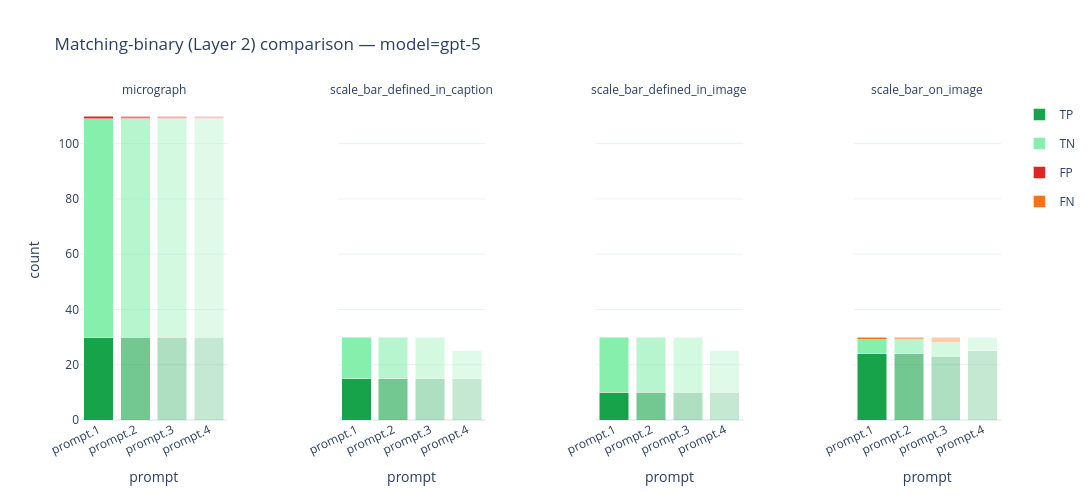

Write notebook code for a chart like this one.
### Markdown cell above
### Matching-binary — comparing prompts

Subplot grid for `MODEL`: stacked TP/TN/FP/FN; prompts distinguished by **opacity**.

### Code cell
fig_layer2_binary_prompt = plot_comparison_layer2_binary(
    summaries,
    compare="prompt",
    model=GPT_5_MODEL,
)
fig_layer2_binary_prompt.update_layout(
    height=LAYER2_FIG_HEIGHT,
    width=LAYER2_FIG_WIDTH,
    autosize=True,
)
fig_layer2_binary_prompt.show()

### Figure 1 — Plotly figure (JSON) as saved in the notebook; plotly's stock layout.template omitted (floating-point values rounded to 4 significant figures)
{"data": [{"customdata": [["micrograph", "prompt.1"], ["micrograph", "prompt.2"], ["micrograph", "prompt.3"], ["micrograph", "prompt.4"]], "hovertemplate": "field=%{customdata[0]}<br>prompt=%{customdata[1]}<br>TP=%{y}<extra></extra>", "legendgroup": "TP", "marker": {"color": "#16a34a", "opacity": [1, 0.6, 0.35, 0.25]}, "name": "TP", "showlegend": true, "type": "bar", "x": ["prompt.1", "prompt.2", "prompt.3", "prompt.4"], "xaxis": "x", "y": [30, 30, 30, 30], "yaxis": "y"}, {"customdata": [["micrograph", "prompt.1"], ["micrograph", "prompt.2"], ["micrograph", "prompt.3"], ["micrograph", "prompt.4"]], "hovertemplate": "field=%{customdata[0]}<br>prompt=%{customdata[1]}<br>TN=%{y}<extra></extra>", "legendgroup": "TN", "marker": {"color": "#86efac", "opacity": [1, 0.6, 0.35, 0.25]}, "name": "TN", "showlegend": true, "type": "bar", "x": ["prompt.1", "prompt.2", "prompt.3", "prompt.4"], "xaxis": "x", "y": [79, 79, 79, 79], "yaxis": "y"}, {"customdata": [["micrograph", "prompt.1"], ["micrograph", "prompt.2"], ["micrograph", "prompt.3"], ["micrograph", "prompt.4"]], "hovertemplate": "field=%{customdata[0]}<br>prompt=%{customdata[1]}<br>FP=%{y}<extra></extra>", "legendgroup": "FP", "marker": {"color": "#dc2626", "opacity": [1, 0.6, 0.35, 0.25]}, "name": "FP", "showlegend": true, "type": "bar", "x": ["prompt.1", "prompt.2", "prompt.3", "prompt.4"], "xaxis": "x", "y": [1, 1, 1, 1], "yaxis": "y"}, {"customdata": [["scale_bar_defined_in_caption", "prompt.1"], ["scale_bar_defined_in_caption", "prompt.2"], ["scale_bar_defined_in_caption", "prompt.3"], ["scale_bar_defined_in_caption", "prompt.4"]], "hovertemplate": "field=%{customdata[0]}<br>prompt=%{customdata[1]}<br>TP=%{y}<extra></extra>", "legendgroup": "TP", "marker": {"color": "#16a34a", "opacity": [1, 0.6, 0.35, 0.25]}, "name": "TP", "showlegend": false, "type": "bar", "x": ["prompt.1", "prompt.2", "prompt.3", "prompt.4"], "xaxis": "x2", "y": [15, 15, 15, 15], "yaxis": "y2"}, {"customdata": [["scale_bar_defined_in_caption", "prompt.1"], ["scale_bar_defined_in_caption", "prompt.2"], ["scale_bar_defined_in_caption", "prompt.3"], ["scale_bar_defined_in_caption", "prompt.4"]], "hovertemplate": "field=%{customdata[0]}<br>prompt=%{customdata[1]}<br>TN=%{y}<extra></extra>", "legendgroup": "TN", "marker": {"color": "#86efac", "opacity": [1, 0.6, 0.35, 0.25]}, "name": "TN", "showlegend": false, "type": "bar", "x": ["prompt.1", "prompt.2", "prompt.3", "prompt.4"], "xaxis": "x2", "y": [15, 15, 15, 10], "yaxis": "y2"}, {"customdata": [["scale_bar_defined_in_image", "prompt.1"], ["scale_bar_defined_in_image", "prompt.2"], ["scale_bar_defined_in_image", "prompt.3"], ["scale_bar_defined_in_image", "prompt.4"]], "hovertemplate": "field=%{customdata[0]}<br>prompt=%{customdata[1]}<br>TP=%{y}<extra></extra>", "legendgroup": "TP", "marker": {"color": "#16a34a", "opacity": [1, 0.6, 0.35, 0.25]}, "name": "TP", "showlegend": false, "type": "bar", "x": ["prompt.1", "prompt.2", "prompt.3", "prompt.4"], "xaxis": "x3", "y": [10, 10, 10, 10], "yaxis": "y3"}, {"customdata": [["scale_bar_defined_in_image", "prompt.1"], ["scale_bar_defined_in_image", "prompt.2"], ["scale_bar_defined_in_image", "prompt.3"], ["scale_bar_defined_in_image", "prompt.4"]], "hovertemplate": "field=%{customdata[0]}<br>prompt=%{customdata[1]}<br>TN=%{y}<extra></extra>", "legendgroup": "TN", "marker": {"color": "#86efac", "opacity": [1, 0.6, 0.35, 0.25]}, "name": "TN", "showlegend": false, "type": "bar", "x": ["prompt.1", "prompt.2", "prompt.3", "prompt.4"], "xaxis": "x3", "y": [20, 20, 20, 15], "yaxis": "y3"}, {"customdata": [["scale_bar_on_image", "prompt.1"], ["scale_bar_on_image", "prompt.2"], ["scale_bar_on_image", "prompt.3"], ["scale_bar_on_image", "prompt.4"]], "hovertemplate": "field=%{customdata[0]}<br>prompt=%{customdata[1]}<br>TP=%{y}<extra></extra>", "legendgroup": "TP", "marker": {"color": "#16a34a", "opacity": [1, 0.6, 0.35, 0.25]}, "name": "TP", "showlegend": false, "type": "bar", "x": ["prompt.1", "prompt.2", "prompt.3", "prompt.4"], "xaxis": "x4", "y": [24, 24, 23, 25], "yaxis": "y4"}, {"customdata": [["scale_bar_on_image", "prompt.1"], ["scale_bar_on_image", "prompt.2"], ["scale_bar_on_image", "prompt.3"], ["scale_bar_on_image", "prompt.4"]], "hovertemplate": "field=%{customdata[0]}<br>prompt=%{customdata[1]}<br>TN=%{y}<extra></extra>", "legendgroup": "TN", "marker": {"color": "#86efac", "opacity": [1, 0.6, 0.35, 0.25]}, "name": "TN", "showlegend": false, "type": "bar", "x": ["prompt.1", "prompt.2", "prompt.3", "prompt.4"], "xaxis": "x4", "y": [5, 5, 5, 5], "yaxis": "y4"}, {"customdata": [["scale_bar_on_image", "prompt.1"], ["scale_bar_on_image", "prompt.2"], ["scale_bar_on_image", "prompt.3"], ["scale_bar_on_image", "prompt.4"]], "hovertemplate": "field=%{customdata[0]}<br>prompt=%{customdata[1]}<br>FN=%{y}<extra></extra>", "legendgroup": "FN", "marker": {"color": "#f97316", "opacity": [1, 0.6, 0.35, 0.25]}, "name": "FN", "showlegend": true, "type": "bar", "x": ["prompt.1", "prompt.2", "prompt.3", "prompt.4"], "xaxis": "x4", "y": [1, 1, 2, 0], "yaxis": "y4"}], "layout": {"annotations": [{"align": "center", "font": {"size": 12}, "showarrow": false, "text": "micrograph", "x": 0.08, "xanchor": "center", "xref": "paper", "y": 1, "yanchor": "bottom", "yref": "paper"}, {"align": "center", "font": {"size": 12}, "showarrow": false, "text": "scale_bar_defined_in_caption", "x": 0.36, "xanchor": "center", "xref": "paper", "y": 1, "yanchor": "bottom", "yref": "paper"}, {"align": "center", "font": {"size": 12}, "showarrow": false, "text": "scale_bar_defined_in_image", "x": 0.64, "xanchor": "center", "xref": "paper", "y": 1, "yanchor": "bottom", "yref": "paper"}, {"align": "center", "font": {"size": 12}, "showarrow": false, "text": "scale_bar_on_image", "x": 0.92, "xanchor": "center", "xref": "paper", "y": 1, "yanchor": "bottom", "yref": "paper"}], "autosize": true, "barmode": "stack", "height": 500, "title": {"text": "Matching-binary (Layer 2) comparison — model=gpt-5"}, "width": 1200, "xaxis": {"anchor": "y", "domain": [0, 0.16], "tickangle": -25, "title": {"text": "prompt"}}, "xaxis2": {"anchor": "y2", "domain": [0.28, 0.44], "tickangle": -25, "title": {"text": "prompt"}}, "xaxis3": {"anchor": "y3", "domain": [0.56, 0.72], "tickangle": -25, "title": {"text": "prompt"}}, "xaxis4": {"anchor": "y4", "domain": [0.84, 1], "tickangle": -25, "title": {"text": "prompt"}}, "yaxis": {"anchor": "x", "domain": [0, 1], "rangemode": "tozero", "title": {"text": "count"}}, "yaxis2": {"anchor": "x2", "domain": [0, 1], "matches": "y", "showticklabels": false}, "yaxis3": {"anchor": "x3", "domain": [0, 1], "matches": "y", "showticklabels": false}, "yaxis4": {"anchor": "x4", "domain": [0, 1], "matches": "y", "showticklabels": false}}}
